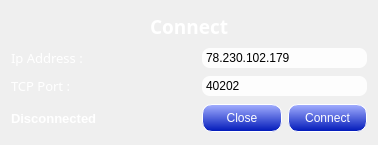
<?xml version="1.0" encoding="UTF-8"?>
<ui version="4.0">
 <class>ConnectWindow</class>
 <widget class="QDialog" name="ConnectWindow">
  <property name="geometry">
   <rect>
    <x>0</x>
    <y>0</y>
    <width>378</width>
    <height>145</height>
   </rect>
  </property>
  <property name="windowTitle">
   <string>Connect</string>
  </property>
  <property name="styleSheet">
   <string notr="true">ConnectWindow 
{
	border-image: url(./Img/dialog-background.jpg);
}</string>
  </property>
  <layout class="QGridLayout" name="gridLayout">
   <item row="2" column="1" colspan="2">
    <widget class="QLineEdit" name="portTcpLineEdit">
     <property name="styleSheet">
      <string notr="true">background-color: rgba(255, 255, 255, 230);
border-width: 2px;
border-radius: 8px;
border-color: rgb(0, 0, 0);
min-width: 10em;
padding: 2px;</string>
     </property>
     <property name="text">
      <string>40202</string>
     </property>
     <property name="maxLength">
      <number>5</number>
     </property>
    </widget>
   </item>
   <item row="2" column="0">
    <widget class="QLabel" name="passwordLabel">
     <property name="font">
      <font>
       <family>MS Reference Sans Serif</family>
       <pointsize>10</pointsize>
      </font>
     </property>
     <property name="styleSheet">
      <string notr="true">color: rgb(255, 255, 255);</string>
     </property>
     <property name="text">
      <string>TCP Port :</string>
     </property>
    </widget>
   </item>
   <item row="3" column="2">
    <widget class="QPushButton" name="connectPushButton">
     <property name="styleSheet">
      <string notr="true">QPushButton#connectPushButton
{
	color: rgb(255, 255, 255);
	background-color: qlineargradient(spread:pad, x1:1, y1:1, x2:1, y2:0, stop:0 rgba(0, 24, 185, 255), stop:1 rgba(163, 175, 255, 255));
	border-style: outset;
	border-width: 1px;
	border-radius: 10px;
	border-color: rgb(255, 255, 255);
	min-width: 4em;
	padding: 6px;
}

QPushButton#connectPushButton:hover
{
	background-color: qradialgradient(spread:pad, cx:0.5, cy:0.5, radius:0.5, fx:0.5, fy:0.5, stop:0 rgba(0, 148, 255, 255), stop:1 rgba(0, 8, 84, 255));
	border-style: inset;
}

 QPushButton#connectPushButton:pressed 
{
	background-color: qlineargradient(spread:pad, x1:0, y1:0, x2:0, y2:1, stop:0 rgba(0, 56, 183, 255), stop:1 rgba(135, 172, 255, 255));
     border-style: inset;
 }

</string>
     </property>
     <property name="text">
      <string>Connect</string>
     </property>
    </widget>
   </item>
   <item row="1" column="1" colspan="2">
    <widget class="QLineEdit" name="ipLineEdit">
     <property name="styleSheet">
      <string notr="true">background-color: rgba(255, 255, 255, 230);
border-width: 2px;
border-radius: 8px;
border-color: rgb(0, 0, 0);
min-width: 10em;
padding: 2px;</string>
     </property>
     <property name="text">
      <string>78.230.102.179</string>
     </property>
     <property name="maxLength">
      <number>15</number>
     </property>
    </widget>
   </item>
   <item row="3" column="0">
    <widget class="QLabel" name="serverResponseLabel">
     <property name="minimumSize">
      <size>
       <width>185</width>
       <height>0</height>
      </size>
     </property>
     <property name="font">
      <font>
       <pointsize>10</pointsize>
       <weight>75</weight>
       <bold>true</bold>
      </font>
     </property>
     <property name="styleSheet">
      <string notr="true">color: rgb(255, 255, 255);</string>
     </property>
     <property name="text">
      <string>Disconnected</string>
     </property>
    </widget>
   </item>
   <item row="3" column="1">
    <widget class="QPushButton" name="closePushButton">
     <property name="styleSheet">
      <string notr="true">QPushButton#closePushButton
{
	color: rgb(255, 255, 255);
	background-color: qlineargradient(spread:pad, x1:1, y1:1, x2:1, y2:0, stop:0 rgba(0, 24, 185, 255), stop:1 rgba(163, 175, 255, 255));
	border-style: outset;
	border-width: 1px;
	border-radius: 10px;
	border-color: rgb(255, 255, 255);
	min-width: 4em;
	padding: 6px;
}

QPushButton#closePushButton:hover
{
	background-color: qradialgradient(spread:pad, cx:0.5, cy:0.5, radius:0.5, fx:0.5, fy:0.5, stop:0 rgba(0, 148, 255, 255), stop:1 rgba(0, 8, 84, 255));
	border-style: inset;
}

 QPushButton#closePushButton:pressed 
{
	background-color: qlineargradient(spread:pad, x1:0, y1:0, x2:0, y2:1, stop:0 rgba(0, 56, 183, 255), stop:1 rgba(135, 172, 255, 255));
     border-style: inset;
 }

</string>
     </property>
     <property name="text">
      <string>Close</string>
     </property>
    </widget>
   </item>
   <item row="1" column="0">
    <widget class="QLabel" name="loginLabel">
     <property name="font">
      <font>
       <family>MS Reference Sans Serif</family>
       <pointsize>10</pointsize>
      </font>
     </property>
     <property name="styleSheet">
      <string notr="true">color: rgb(255, 255, 255);</string>
     </property>
     <property name="text">
      <string>Ip Address :</string>
     </property>
    </widget>
   </item>
   <item row="0" column="0" colspan="3">
    <widget class="QLabel" name="label">
     <property name="sizePolicy">
      <sizepolicy hsizetype="Preferred" vsizetype="Fixed">
       <horstretch>0</horstretch>
       <verstretch>0</verstretch>
      </sizepolicy>
     </property>
     <property name="font">
      <font>
       <family>MS Reference Sans Serif</family>
       <pointsize>14</pointsize>
       <weight>75</weight>
       <bold>true</bold>
      </font>
     </property>
     <property name="styleSheet">
      <string notr="true">color: rgb(255, 255, 255);</string>
     </property>
     <property name="text">
      <string>Connect</string>
     </property>
     <property name="alignment">
      <set>Qt::AlignCenter</set>
     </property>
    </widget>
   </item>
  </layout>
 </widget>
 <layoutdefault spacing="6" margin="11"/>
 <tabstops>
  <tabstop>ipLineEdit</tabstop>
  <tabstop>portTcpLineEdit</tabstop>
  <tabstop>connectPushButton</tabstop>
  <tabstop>closePushButton</tabstop>
 </tabstops>
 <resources/>
 <connections/>
</ui>
